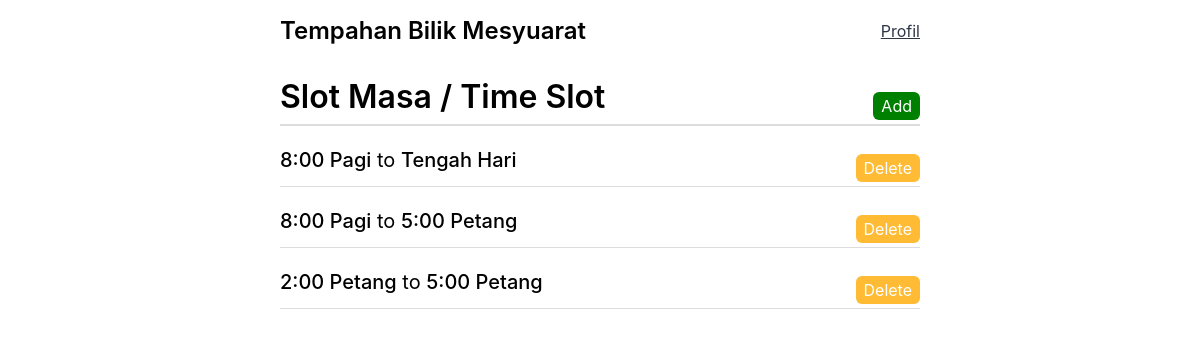
The page /tempah/manage/time-slots/3 (signed in) on the database as committed earlier.
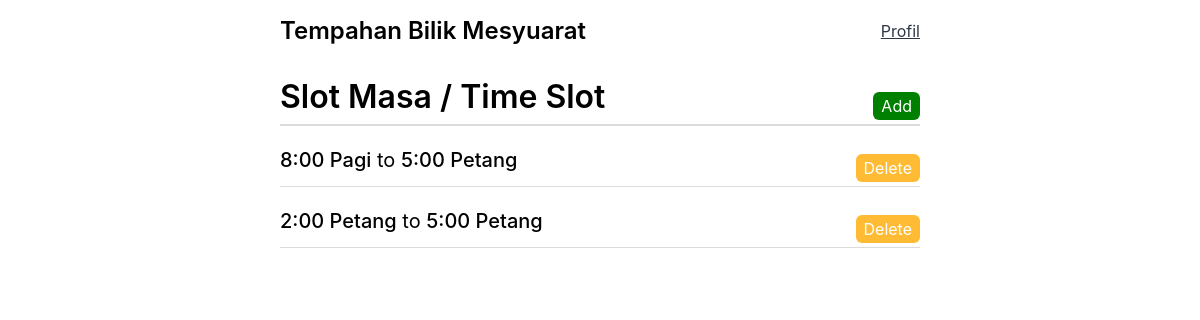
The same page on the database as committed later.
### booking/models.py (models this page shows, shortened)
class TimeSlot(models.Model):
    check_in_time = models.TimeField(max_length=4)
    check_out_time = models.TimeField(max_length=4)
    room = models.ForeignKey(Room, on_delete=models.CASCADE)
    booked = models.BooleanField(default=False)
    class Meta:
        verbose_name = "Masa Tempahan"
        verbose_name_plural = "Masa Tempahan"
    def get_translated_check_in_time(self):
        hour = self.check_in_time.hour
        minute = self.check_in_time.minute
        if hour == 12 and minute == 0:
            return "Tengah Hari"
        period = "Pagi" if hour < 12 else "Petang"
        if hour == 0:
            hour_12 = 12
        elif hour > 12:
            hour_12 = hour - 12
        else:
            hour_12 = hour
        return f"{hour_12}:{minute:02d} {period}"
    def get_translated_checkout_time(self):
        hour = self.check_out_time.hour
        minute = self.check_out_time.minute
        if hour == 12 and minute == 0:
            return "Tengah Hari"
        period = "Pagi" if hour < 12 else "Petang"
        if hour == 0:
            hour_12 = 12
        elif hour > 12:
            hour_12 = hour - 12
        else:
            hour_12 = hour
        return f"{hour_12}:{minute:02d} {period}"

### booking/views.py (the view)
# urls.py: path("manage/time-slots/<str:pk>", views.viewTimeSlots, name="view-timeslots"),
@staff_member_required
def viewTimeSlots(request, pk):
    room = Room.objects.get(id=pk)
    time_slots = TimeSlot.objects.filter(room=room)
    context = {"time_slots": time_slots, "room": room}
    return render(request, "booking/view_timeslots.html", context)

### booking/models.py (called while the page is built)
    @property
    def is_staff(self):
        return self.staff

### booking/templates/booking/view_timeslots.html (shortened to what this page needs)
  {% extends 'layout.html' %} {% block content %}
  <div class="view-timeslots-header">
    <h1 class="page-title">Slot Masa / Time Slot</h1>
    <div class="btn-add-wrapper">
      <a class="btn btn-lg btn-primary" href="{% url 'add-timeslots' room.id %}"
        >Add</a
      >
    </div>
  </div>
  <div class="timeslots-wrapper">
    {% if not time_slots %}
    <div class="info-wrapper">
      <p class="info">No timeslots added!</p>
    </div>
    {% else %} {% for time_slot in time_slots %}
    <div class="timeslot-wrapper">
      <div class="timeslot-header">
        <span class="bold">{{time_slot.get_translated_check_in_time}}</span>
        <span>to</span>
        <span class="bold">{{time_slot.get_translated_checkout_time}}</span>
      </div>
      <div class="btn-wrapper">
        <div>
          <a
            href="{% url 'delete-timeslot' time_slot.id %}"
            class="btn btn-secondary btn-md"
            >Delete</a
          >
        </div>
      </div>
    </div>
    {% endfor %} {% endif %}
  </div>
  {% endblock content %}

Rows that differ between the two databases and show on the page:
removed TimeSlot: get_translated_check_in_time "8:00 Pagi", get_translated_checkout_time "Tengah Hari"
